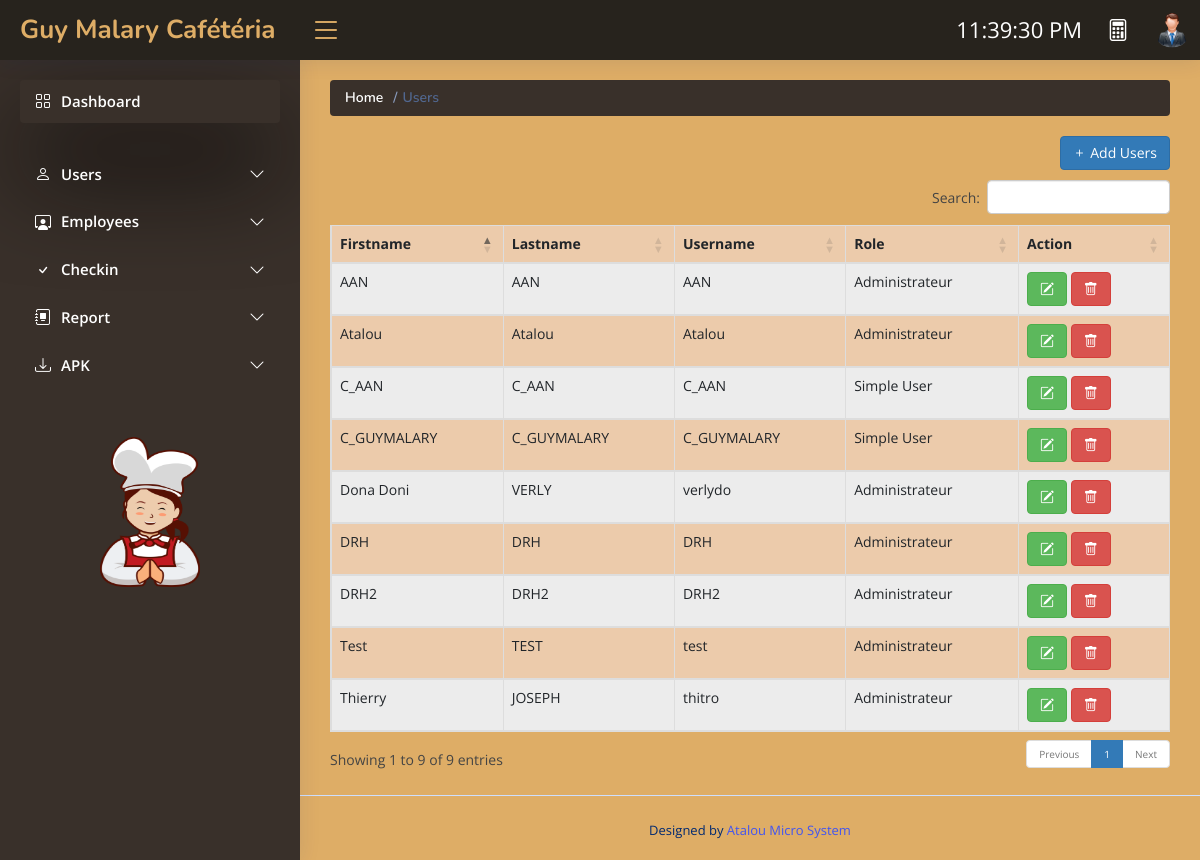
Page /views/admin/users.php (signed in) on the earlier database version.
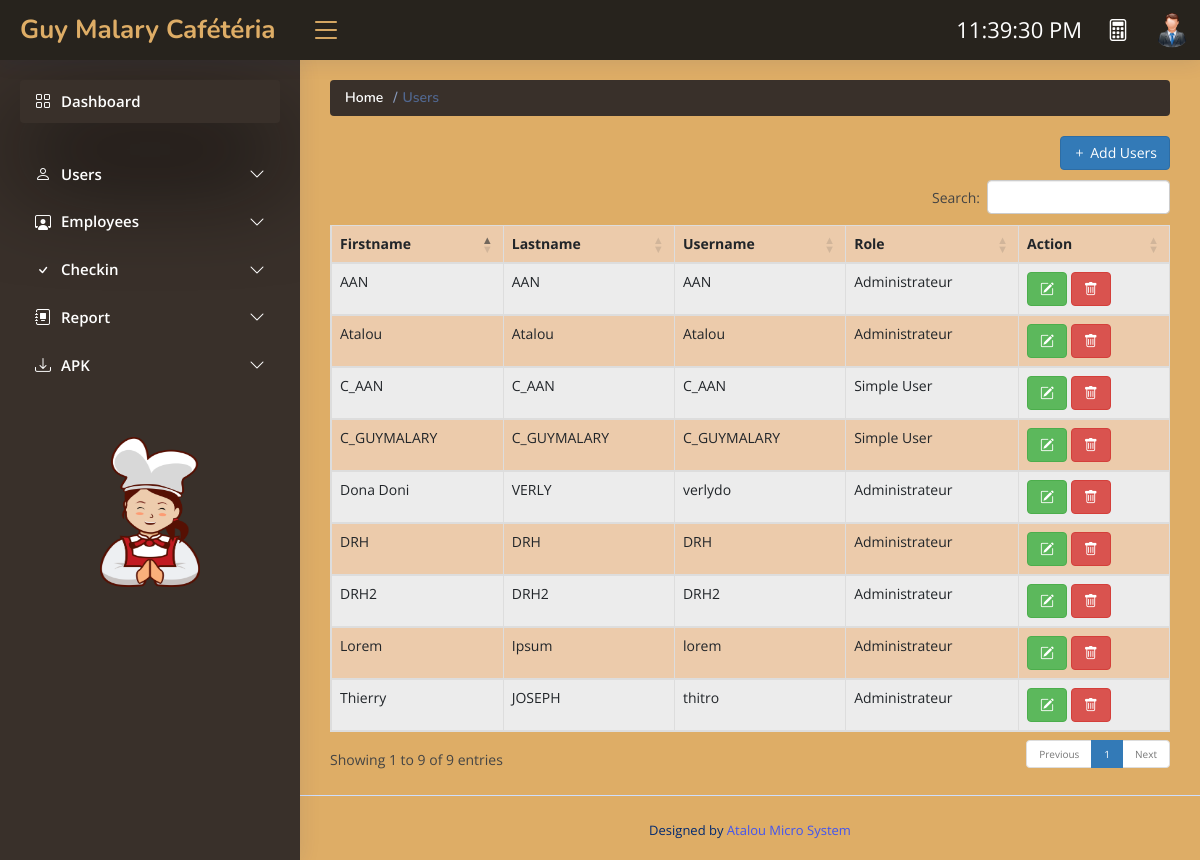
Same page on the later database version.
### tables this page shows
CREATE TABLE IF NOT EXISTS `users` (
  `id` int NOT NULL AUTO_INCREMENT,
  `id_role` int NOT NULL,
  `prenom` varchar(255) NOT NULL,
  `nom` varchar(255) NOT NULL,
  `username` varchar(255) NOT NULL,
  `password` varchar(255) NOT NULL,
  `_delete` tinyint NOT NULL DEFAULT '0',
  `created_at` datetime NOT NULL DEFAULT CURRENT_TIMESTAMP,
  PRIMARY KEY (`id`),
  KEY `fk_id_role` (`id_role`)
);

CREATE TABLE IF NOT EXISTS `role` (
  `id` int NOT NULL AUTO_INCREMENT,
  `nom` varchar(255) NOT NULL,
  `code` int NOT NULL,
  `created_at` datetime NOT NULL DEFAULT CURRENT_TIMESTAMP,
  PRIMARY KEY (`id`)
);

### src/config/Database.php (called while the page is built, shortened)
<?php
	class Database
	{
		private  $SERVERNAME = 'localhost';
		private  $USERNAME = 'root';
		private  $PASSWORD = '';
		protected  $conn = null;
		public function __construct()
		{
			try {
				$this->conn = new PDO("mysql:host=$this->SERVERNAME;dbname=airport_cafe", $this->USERNAME, $this->PASSWORD);
				$this->conn->setAttribute(PDO::ATTR_ERRMODE, PDO::ERRMODE_EXCEPTION);
			} catch (\PDOException $e) {
				die('Erreur => ' . $e);
			}
		}
		public function getConn()
		{
			return $this->conn;
		}
	}
?>

### src/config/Instance.php (called while the page is built, shortened)
<?php
class Instance
{
	public static  $dbValue = null;
	public static function getDB()
	{
		if (static::$dbValue == null) {
			static::$dbValue = new Database();
		}
		return  static::$dbValue->getConn();
	}
}

### src/dao/UserDao.php (called while the page is built, shortened)
<?php
	class UserDao
	{
		private $Auth;
		function __construct()
		{
			if ($this->Auth == null)
				$this->Auth = Instance::getDB();
		}
		function selectAllUsers($connected_id)
		{
			$allusers_qry = $this->Auth->prepare("SELECT r.nom AS task, u.id, u.prenom, u.nom, u.username, u._delete FROM `role` r JOIN `users` u ON r.id = u.id_role WHERE u._delete = :isdelete AND u.id != :userid");
			$allusers_qry->execute([':isdelete' => 0, ':userid' => $connected_id]);
			return $allusers_qry;
		}
	}
?>

### views/admin/users.php (the view, shortened to what this page needs)
<?php
	$userdao = new UserDao();
	$select_all_users = $userdao->selectAllUsers($_SESSION['admin']['id']);
	include '../includes/header.php';
	include '../includes/sidebar.php';
?>
	<main id="main" class="main">
		<div class="pagetitle">
			<nav>
				<ol class="breadcrumb">
					<li class="breadcrumb-item"><a href="../admin/">Home</a></li>
					<li class="breadcrumb-item active">Users</li>
				</ol>
			</nav>
		</div>
		<section class="section">
			<div class="row mb-3">
				<div class="col-md-12">
					<a href="#form" class="btn btn-primary pull-right" data-toggle="modal"><i class="bi bi-plus"></i> <span>Add Users</span></a>
				</div>
			</div>
			<div class="row">
				<div class="col-md-12">
					<div class="">
						<div class="">
							<table id="example" class="table table-striped table-bordered dt-responsive nowrap custom-table" style="width:100%">
								<thead>
									<tr>
										<th>Firstname</th>
										<th>Lastname</th>
										<th>Username</th>
										<th>Role</th>
										<th>Action</th>
									</tr>
								</thead>
								<tbody>
									<?php
									 while($allusers = $select_all_users->fetch(PDO::FETCH_OBJ)):
									?>
										<tr>
											<td><?= $allusers->prenom; ?></td>
											<td><?= $allusers->nom; ?></td>
											<td><?= $allusers->username; ?></td>
											<td><?= $allusers->task; ?></td>
											<td>
												<button id="<?= $allusers->id; ?>" href="#editUser" class="btn btn-success edit-user" data-toggle="modal"><i class="bi bi-pencil-square" data-toggle="tooltip" title="Edit"></i></button>
												<a href="<?= $allusers->id; ?>" class="btn btn-danger delete-user"><i class="bi bi-trash" data-toggle="tooltip" title="Delete"></i></a>
											</td>
										</tr>
									<?php
									 endwhile;
									?>
								</tbody>
							</table>
						</div>
					</div>
				</div>
			</div>
		</section>
	</main>
<?php include '../includes/footer.php'; ?>

### views/includes/header.php (shortened to what this page needs)
<!DOCTYPE html>
<html lang="en">
	<head>
		<link href="http://localhost/cafeguymalary/public/vendor/bootstrap/css/bootstrap.min.css" rel="stylesheet">
		<link href="http://localhost/cafeguymalary/public/vendor/bootstrap-icons/bootstrap-icons.css" rel="stylesheet">
		<link href="http://localhost/cafeguymalary/public/vendor/boxicons/css/boxicons.min.css" rel="stylesheet">
		<link href="http://localhost/cafeguymalary/public/vendor/quill/quill.snow.css" rel="stylesheet">
		<link href="http://localhost/cafeguymalary/public/vendor/quill/quill.bubble.css" rel="stylesheet">
		<link href="http://localhost/cafeguymalary/public/vendor/remixicon/remixicon.css" rel="stylesheet">
		<link href="http://localhost/cafeguymalary/public/vendor/simple-datatables/style.css" rel="stylesheet">
		<link rel="stylesheet" href="https://cdn.datatables.net/1.13.4/css/dataTables.bootstrap5.min.css">
		<link rel="stylesheet" href="https://maxcdn.bootstrapcdn.com/bootstrap/3.3.7/css/bootstrap.min.css">
		<link rel="stylesheet" href="https://cdn.datatables.net/responsive/2.4.1/css/responsive.bootstrap.min.css">
		<link rel="stylesheet" type="text/css" href="https://cdn.jsdelivr.net/npm/toastify-js/src/toastify.min.css">
		<link href="http://localhost/cafeguymalary/public/assets/css/dasboard.css" rel="stylesheet">
	</head>
	<body>
		<header id="header" class="header fixed-top d-flex align-items-center">
			<div class="d-flex align-items-center justify-content-between">
				<a href="index.html" class="logo d-flex align-items-center">
					<span class="d-none d-lg-block">Guy Malary Cafétéria</span>
				</a>
				<i class="bi bi-list toggle-sidebar-btn"></i>
			</div>
			<nav class="header-nav ms-auto">
				<ul class="d-flex align-items-center">
					<li class="nav-item">
						<span id="time" class="nav-link nav-icon"></span>
					</li>
					<li class="nav-item dropdown">
						<a href="#calculateModal" class="nav-link nav-icon" data-toggle="modal">
							<i class="bi bi-calculator" data-toggle="tooltip" title="Calculator"></i></a>
					</li>
					<li class="nav-item dropdown pe-3">
						<a class="nav-link nav-profile d-flex align-items-center pe-0" href="#" data-bs-toggle="dropdown">
							<img src="../../public/assets/img/default-icon.png" alt="Profile" class="rounded-circle">
						</a>
					</li>
				</ul>
			</nav>
		</header>

### views/includes/sidebar.php (shortened to what this page needs)
<aside id="sidebar" class="sidebar">
	<ul class="sidebar-nav" id="sidebar-nav">
		<li class="nav-item">
			<a class="nav-link" href="http://localhost/cafeguymalary/views/admin" style="margin-bottom: 30px;">
				<i class="bi bi-grid"></i>
				<span>Dashboard</span>
			</a>
		</li>
		<li class="nav-item">
			<a class="nav-link collapsed" data-bs-target="#user-nav" data-bs-toggle="collapse" href="#">
				<i class="bi bi-person"></i><span>Users</span><i class="bi bi-chevron-down ms-auto"></i>
			</a>
		</li>
		<li class="nav-item">
			<a class="nav-link collapsed" data-bs-target="#employe-nav" data-bs-toggle="collapse" href="#">
				<i class="bi bi-person-workspace"></i><span>Employees</span><i class="bi bi-chevron-down ms-auto"></i>
			</a>
		</li>
		<li class="nav-item">
			<a class="nav-link collapsed" data-bs-target="#checkin-nav" data-bs-toggle="collapse" href="#">
				<i class="bi bi-check"></i><span>Checkin</span><i class="bi bi-chevron-down ms-auto"></i>
			</a>
		</li>
		<li class="nav-item">
			<a class="nav-link collapsed" data-bs-target="#reports-nav" data-bs-toggle="collapse" href="#">
				<i class="bi bi-journal-album"></i><span>Report</span><i class="bi bi-chevron-down ms-auto"></i>
			</a>
		</li>
		<li class="nav-item">
			<a class="nav-link collapsed" data-bs-target="#apk-nav" data-bs-toggle="collapse" href="#">
				<i class="bi bi-download"></i><span>APK</span><i class="bi bi-chevron-down ms-auto"></i>
			</a>
		</li>
		<p style="margin-top: 50px; text-align: center;">
			<img width="100" height="150" src="http://localhost/cafeguymalary/public/assets/img/female-chef.png" alt="">
		</p>
	</ul>
</aside>

### views/includes/footer.php (shortened to what this page needs)
		<footer id="footer" class="footer">
			<div class="credits">
				Designed by <a href="">Atalou Micro System</a>
			</div>
		</footer>
		<link href="https://cdn.datatables.net/buttons/2.3.6/css/buttons.bootstrap5.min.css" rel="stylesheet" />
		<link href="https://cdn.datatables.net/datetime/1.4.0/css/dataTables.dateTime.min.css" rel="stylesheet" />
		<link href="https://cdn.datatables.net/responsive/2.4.1/css/responsive.bootstrap5.min.css" rel="stylesheet" />
	</body>
</html>

### public/assets/css/dasboard.css (style rules this page uses)
:root { scroll-behavior: smooth; }
body { font-family: "Open Sans", sans-serif; background: #f6f9ff; color: #444444; }
a { color: #4154f1; text-decoration: none; }
#main { margin-top: 60px; padding: 20px 30px; transition: all 0.3s; }
.pagetitle { margin-bottom: 10px; }
.breadcrumb { font-size: 14px; font-family: "Nunito", sans-serif; color: #ffff; background-color: #39302a; font-weight: 600; }
.breadcrumb a { color: #ffff; transition: 0.3s; }
.breadcrumb .breadcrumb-item::before { color: #899bbd; }
.breadcrumb .active { color: #51678f; font-weight: 600; }
.logo { line-height: 1; }
@media (min-width: 1200px) { .logo { width: 280px; } }
.logo span { font-size: 26px; font-weight: 700; color: #dead66; font-family: "Nunito", sans-serif; }
.header { transition: all 0.5s; z-index: 997; height: 60px; box-shadow: 0px 2px 20px rgba(1, 41, 112, 0.1); background-color: #27231d; padding-left: 20px; }
.header .toggle-sidebar-btn { font-size: 32px; padding-left: 10px; cursor: pointer; color: #dead66; }
.header-nav ul { list-style: none; }
.header-nav>ul { margin: 0; padding: 0; }
.header-nav .nav-icon { font-size: 22px; color: #ffff; margin-right: 25px; position: relative; }
.header-nav .nav-profile { color: #ffff; }
.header-nav .nav-profile img { max-height: 36px; }
.sidebar { position: fixed; top: 60px; left: 0; bottom: 0; width: 300px; z-index: 996; transition: all 0.3s; padding: 20px; overflow-y: auto; scrollbar-width: thin; scrollbar-color: #aab7cf transparent; box-shadow: 0px 0px 20px rgba(1, 41, 112, 0.1); background-color: #39302a; }
@media (min-width: 1200px) { #main, #footer { margin-left: 300px; background-color: #dead66; } }
.sidebar-nav { padding: 0; margin: 0; list-style: none; }
.sidebar-nav li { padding: 0; margin: 0; list-style: none; }
.sidebar-nav .nav-item { margin-bottom: 5px; }
.sidebar-nav .nav-link { display: flex; align-items: center; font-size: 15px; font-weight: 600; color: #fff; transition: 0.3; box-shadow: #070606 0px 48px 100px 0px; padding: 10px 15px; border-radius: 4px; }
.sidebar-nav .nav-link i { font-size: 16px; margin-right: 10px; color: #ffffff; }
.sidebar-nav .nav-link.collapsed { color: #ffff; box-shadow: none; }
.sidebar-nav .nav-link.collapsed i { color: #ffff; }
.sidebar-nav .nav-link .bi-chevron-down { margin-right: 0; transition: transform 0.2s ease-in-out; }
.footer { padding: 20px 0; font-size: 14px; transition: all 0.3s; border-top: 1px solid #cddfff; }
.footer .credits { padding-top: 5px; text-align: center; font-size: 13px; color: #012970; }
.custom-table { background-color: #ECCBAB; }

Differences in the rows shown:
no longer on this page (row edited): users: prenom "Test", nom "TEST", username "test", id_role.nom "Administrateur"
added users: prenom "Lorem", nom "Ipsum", username "lorem", id_role.nom "Administrateur"
